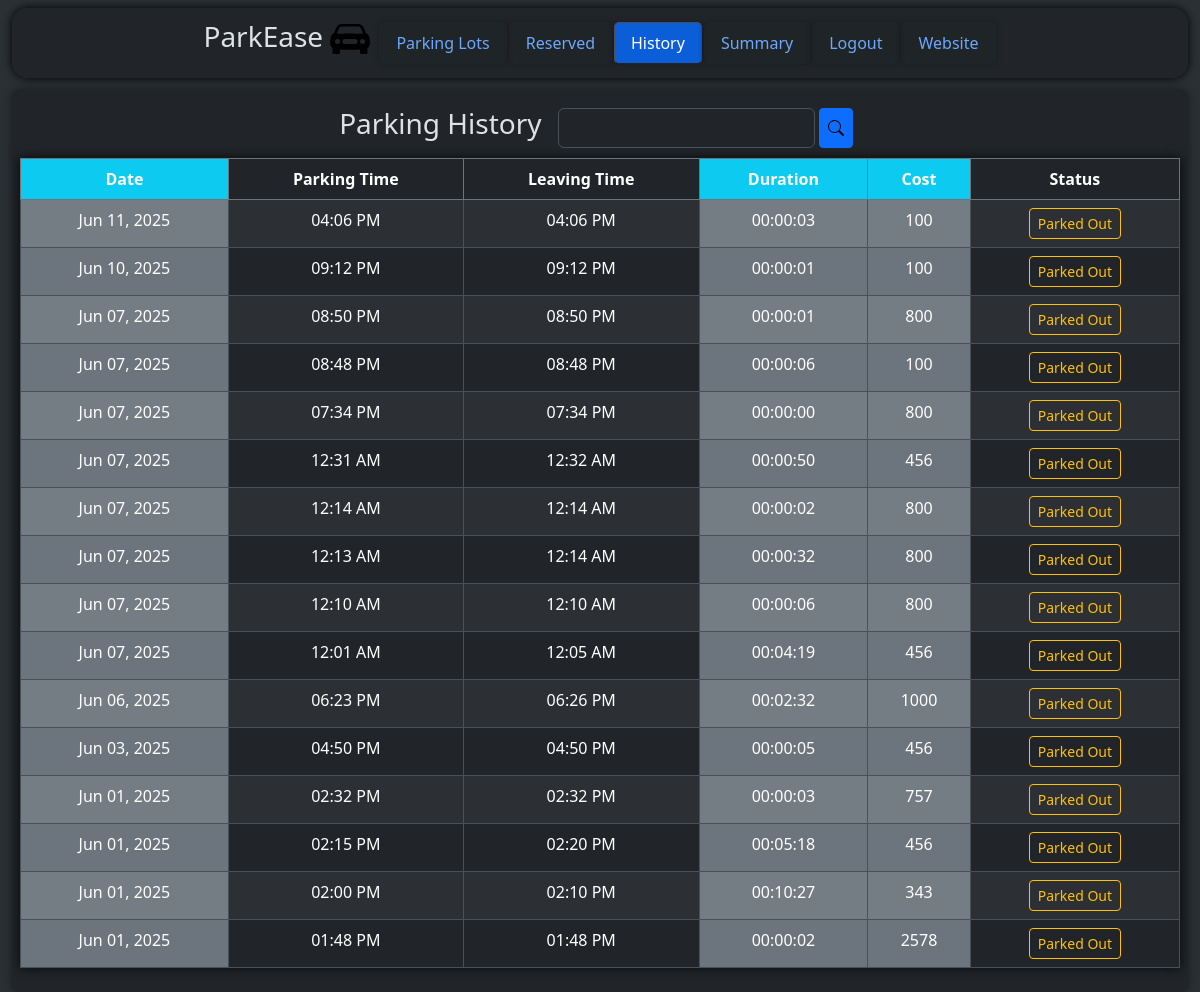
Page /user/dashboard/history (signed in) on the committed database.
### models/parkingInfo.py (models this page shows, shortened)
class ReservedParkingSpot(db.Model) :
    __tablename__ = "reservedparkingspot"
    id = db.Column(db.Integer, primary_key = True, autoincrement = True)
    parkingSpotId = db.Column(db.Integer, db.ForeignKey("parkingspot.id"))
    userId = db.Column(db.Integer, db.ForeignKey("user.id"))
    parkingTimestamp = db.Column(db.DateTime)
    leavingTimestamp = db.Column(db.DateTime)
    totalCost = db.Column(db.Integer)
    vehicleNumber = db.Column(db.String)

### controllers/userDashboard.py (the view)
@userbp.route("/dashboard/history", methods = ["GET"])
def history() :
    return render_template("user/reservedSpotHistory.html", reservedParkingSpots = viewAllReservedParkingSpots())

### controllers/userDashboard.py (called while the page is built)
@userbp.before_request
def restrict() :
    if session.get("type") != "user" :
        return redirect(url_for("general.signIn"))

def viewAllReservedParkingSpots() :
    return db.session.execute(db.select(ReservedParkingSpot).filter_by(userId = session["id"]).order_by(nulls_first(desc(ReservedParkingSpot.parkingTimestamp)))).scalars().all()

### models/userInfo.py (called while the page is built)
    def __str__(self) :
        return "{} {} {} {} {} {} {}".format(self.id, self.streetName.lower(), self.locality.lower(), self.subLocality.lower(), self.city.lower(), self.state.lower(), self.pinCode)

### templates/user/reservedSpotHistory.html (shortened to what this page needs)
<!DOCTYPE html>
<html class = "h-100" data-bs-theme = "dark">
    <head>
        <link rel = "stylesheet" href = "/static/bootstrap/css/bootstrap.min.css"/>
        <link rel = "stylesheet" href = "/static/css/style.css"/>
    </head>
    <body class = "h-100">
        <div class = "container-fluid bg-body-tertiary min-vh-100">
            <div class = "container-fluid d-flex justify-content-center bg-body">
                <div class = "d-flex justify-content-center align-items-center container-fluid mt-2 rounded-4 position-fixed" style = "height: 70px; width: 98%; background-color: rgba(33, 37, 41, 0.9); z-index: 1000; box-shadow: 0 0 10px rgb(0, 0, 0); backdrop-filter: blur(3px);">
                    <div class = "overflow-auto" style = "height: 100%; width: 100%;">
                        <ul class = "nav nav-tabs d-flex align-items-center justify-content-center" style = "height: 100%; width: 100%;">
                            <a href = "/" class = "text-decoration-none text-reset me-2">
                                <h3>
                                    ParkEase
                                    <img src = "/static\images\car-front-fill.svg" alt = "Logo" style = "width: 40px;"/>
                                </h3>
                            </a>
                            <li class = "nav-item">
                                <a class = "nav-link" href = "/user/dashboard">
                                    Parking Lots
                                </a>
                            </li>
                            <li class = "nav-item">
                                <a class = "nav-link", href = "/user/dashboard/reserved">
                                    Reserved
                                </a>
                            </li>
                            <li class = "nav-item">
                                <a class = "nav-link active", href = "/user/dashboard/history">
                                    History
                                </a>
                            </li>
                            <li class = "nav-item">
                                <a class = "nav-link" href = "/user/dashboard/summary">
                                    Summary
                                </a>
                            </li>
                            <li class = "nav-item">
                                <a class = "nav-link" href = "/signIn">
                                    Logout
                                </a>
                            </li>
                            <li class = "nav-item">
                                <a class = "nav-link" href = "/">
                                    Website
                                </a>
                            </li>
                        </ul>
                    </div>
                </div>
            </div>
            <div class = "rounded-3 container-fluid bg-body p-2 overflow-auto" style = "height: 80%; width: 100%; margin-top: 90px; box-shadow: 0 0 10px rgb(24, 26, 29);">
                <div class = "d-flex justify-content-center align-items-center gap-2" style = "height: 60px;">
                    <h3>
                        Parking History
                    </h3>
                    <p>
                        <form method = "POST" action = "/user/dashboard/searchResults" class = "d-flex">
                            <input type = "text" name = "searchValue" class = "form-control" style = "height: 40px;"/> &nbsp;
                            <button type = "submit" name = "action" value = "search" class = "btn btn-primary btn-sm d-flex justify-content-center align-items-center" style = "height: 40px;">
                                <img src = "\static\images\search.svg" alt = "Search"/>
                            </button>
                        </form>
                    </p>
                </div>
                <div>
                    <form action = "/user/dashboard/searchResults" method = "POST">
                    <table class = "table table-striped table-bordered table-hover text-center" style = "box-shadow: 0 0 10px rgb(7, 8, 8)">
                        <thead class = "border-secondary">
                            <tr>
                                <th class = "bg-info">
                                    Date
                                </th>
                                <th>
                                    Parking Time
                                </th>
                                <th>
                                    Leaving Time
                                </th>
                                <th class = "bg-info">
                                    Duration
                                </th>
                                <th class = "bg-info">
                                    Cost
                                </th>
                                <th>
                                    Status
                                </th>
                            </tr>
                        </thead>
                        <tbody>
                            {% for reservedParkingSpot in reservedParkingSpots %}
                                <tr>
                                    {% if reservedParkingSpot.parkingTimestamp is none %}
                                        {% set a = 1 %}
                                        <td class = "bg-secondary">
                                            -
                                        </td>
                                        <td>
                                            -
                                        </td>
                                    {% else %}
                                        <td class = "bg-secondary">
                                            {{ reservedParkingSpot.parkingTimestamp.strftime("%b %d, %Y") }}
                                        </td>
                                        <td>
                                            {{ reservedParkingSpot.parkingTimestamp.strftime("%I:%M %p") }}
                                        </td>
                                    {% endif %}
                                    {% if reservedParkingSpot.leavingTimestamp is none %}
                                        {% set b = 1 %}
                                        <td>
                                            -
                                        </td>
                                        <td class = "bg-secondary">
                                            -
                                        </td>
                                        <td class = "bg-secondary">
                                            -
                                        </td>
                                    {% else %}
                                        <td>
                                            {{ reservedParkingSpot.leavingTimestamp.strftime("%I:%M %p") }}
                                        </td>
                                        <td class = "bg-secondary">
                                            {% set dur = (reservedParkingSpot.leavingTimestamp - reservedParkingSpot.parkingTimestamp).total_seconds() | int %}
                                            {{ "%02d" | format(dur // 3600) }}:{{ "%02d" | format((dur % 3600) // 60) }}:{{ "%02d" | format(dur % 60) }}
                                        </td>
                                        <td class = "bg-secondary">
                                            {{ reservedParkingSpot.totalCost }}
                                        </td>
                                    {% endif %}
                                    {% if a == 1 %}
                                        <td>
                                            <a class = "btn btn-outline-danger btn-sm" href = "/user/dashboard/reserved">
                                                Reserved
                                            </a>
                                        </td>
                                    {% elif b == 1 %}
                                        <td>
                                            <a class = "btn btn-outline-success btn-sm" href = "/user/dashboard/reserved">
                                                Occupied
                                            </a>
                                        </td>
                                    {% else %}
                                        <td>
                                            <button type = "submit" class = "btn btn-outline-warning btn-sm" name = "searchValue" value = "{% if reservedParkingSpot.parkingSpot is not none %}{{reservedParkingSpot.parkingSpot.parkingLot.address}}{% else %} - {% endif %}">
                                                Parked Out
                                            </button>
                                        </td>
                                    {% endif %}
                                </tr>
                            {% endfor %}
                        </tbody>
                    </table>
                    </form>
                </div>
            </div>
        </div>
    </body>
</html>

### static/css/style.css (style rules this page uses)
.nav-tabs { border: none; }
.nav-tabs .nav-link { border-radius: 5px; margin: 1px; box-shadow: 0 0 5px rgb(25, 28, 31); backdrop-filter: blur(1px); }
.nav-tabs .nav-link.active { background-color: rgb(11, 94, 215); }

### rows in the picture
ReservedParkingSpot: parkingTimestamp "Jun 11, 2025", parkingTimestamp "04:06 PM", leavingTimestamp "04:06 PM", dur "00", value "00", dur "03", totalCost "100"
ReservedParkingSpot: parkingTimestamp "Jun 10, 2025", parkingTimestamp "09:12 PM", leavingTimestamp "09:12 PM", dur "00", value "00", dur "01", totalCost "100"
ReservedParkingSpot: parkingTimestamp "Jun 07, 2025", parkingTimestamp "08:50 PM", leavingTimestamp "08:50 PM", dur "00", value "00", dur "01", totalCost "800"
ReservedParkingSpot: parkingTimestamp "Jun 07, 2025", parkingTimestamp "08:48 PM", leavingTimestamp "08:48 PM", dur "00", value "00", dur "06", totalCost "100"
ReservedParkingSpot: parkingTimestamp "Jun 07, 2025", parkingTimestamp "07:34 PM", leavingTimestamp "07:34 PM", dur "00", value "00", totalCost "800"
ReservedParkingSpot: parkingTimestamp "Jun 07, 2025", parkingTimestamp "12:31 AM", leavingTimestamp "12:32 AM", dur "00", value "00", dur "50", totalCost "456"
ReservedParkingSpot: parkingTimestamp "Jun 07, 2025", parkingTimestamp "12:14 AM", leavingTimestamp "12:14 AM", dur "00", value "00", dur "02", totalCost "800"
ReservedParkingSpot: parkingTimestamp "Jun 07, 2025", parkingTimestamp "12:13 AM", leavingTimestamp "12:14 AM", dur "00", value "00", dur "32", totalCost "800"
ReservedParkingSpot: parkingTimestamp "Jun 07, 2025", parkingTimestamp "12:10 AM", leavingTimestamp "12:10 AM", dur "00", value "00", dur "06", totalCost "800"
ReservedParkingSpot: parkingTimestamp "Jun 07, 2025", parkingTimestamp "12:01 AM", leavingTimestamp "12:05 AM", dur "00", value "04", dur "19", totalCost "456"
ReservedParkingSpot: parkingTimestamp "Jun 06, 2025", parkingTimestamp "06:23 PM", leavingTimestamp "06:26 PM", dur "00", value "02", dur "32", totalCost "1000"
ReservedParkingSpot: parkingTimestamp "Jun 03, 2025", parkingTimestamp "04:50 PM", leavingTimestamp "04:50 PM", dur "00", value "00", dur "05", totalCost "456"
ReservedParkingSpot: parkingTimestamp "Jun 01, 2025", parkingTimestamp "02:32 PM", leavingTimestamp "02:32 PM", dur "00", value "00", dur "03", totalCost "757"
ReservedParkingSpot: parkingTimestamp "Jun 01, 2025", parkingTimestamp "02:15 PM", leavingTimestamp "02:20 PM", dur "00", value "05", dur "18", totalCost "456"
ReservedParkingSpot: parkingTimestamp "Jun 01, 2025", parkingTimestamp "02:00 PM", leavingTimestamp "02:10 PM", dur "00", value "10", dur "27", totalCost "343"
ReservedParkingSpot: parkingTimestamp "Jun 01, 2025", parkingTimestamp "01:48 PM", leavingTimestamp "01:48 PM", dur "00", value "00", dur "02", totalCost "2578"
